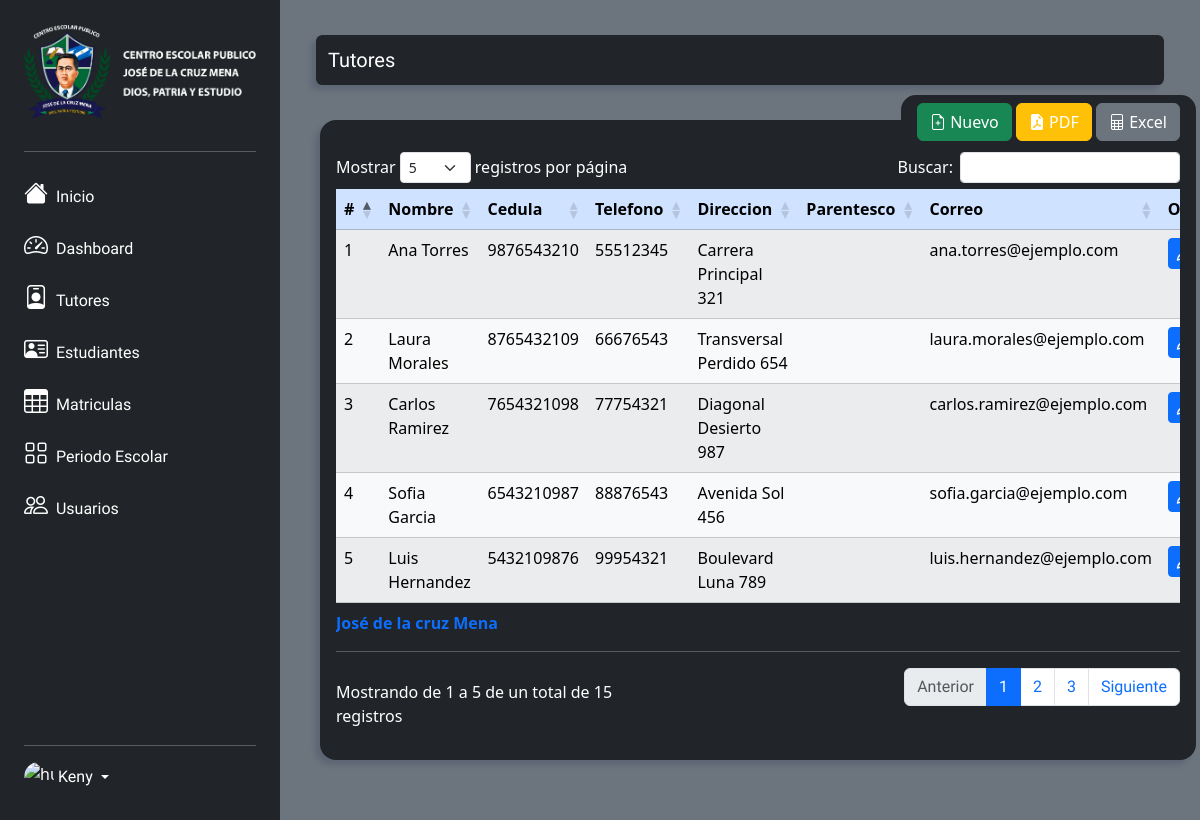
The page /views/tutor.view.php (signed in) on the database its author committed.
### tables this page shows
CREATE TABLE Tutores (
    ID_Tutor INT PRIMARY KEY AUTO_INCREMENT,
    Pri_Nombre VARCHAR(20) NOT NULL,
    Seg_Nombre VARCHAR(20),
    Pri_Apellido VARCHAR(20) NOT NULL,
    Seg_Apellido VARCHAR(20),
    Cedula VARCHAR(25) NOT NULL UNIQUE,
    Telefono INT(8) NOT NULL,
    Direccion VARCHAR(45) NOT NULL,
    Correo_Electronico VARCHAR(255) NOT NULL
);

### models/tutor.model.php (called while the page is built, shortened)
<?php
require_once '../models/conexion.model.php';
class Tutor {
    private $objetoConexion;
    public function __construct() {
        $this->objetoConexion = new Conexion();
    }
    public function read() {
        try {
            $consulta = "CALL sp_read_tutor();";
            return $this->objetoConexion->consultar($consulta);
        } catch (Exception $e) {
            echo "Error en la cansulta: ". $e->getMessage();
            return false;
        }
    }
}
?>

### models/conexion.model.php (called while the page is built, shortened)
<?php
class Conexion{
    private $server;
    private $user;
    private $pwd;
    private $bd;
    function __construct(){
        $this->server = 'localhost';
        $this->user = 'root';
        $this->bd = 'gestion_escolar_jdlcm';
        $this->pwd = '';
    }
    public function conectar(){
        $this->mysqli = new mysqli($this->server,$this->user,$this->pwd,$this->bd);
        if($this->mysqli->connect_errno){
            echo "No se pudo conectar con la base de datos: ".$this->mysqli->connect_error;
            return 0;
        }else{
            return $this->mysqli;
        }
    }
    public function consultar($query){
        $result = mysqli_query($this->conectar(), $query);
        return $result;
    }
}

### template/tables/table.tutor.php (shortened to what this page needs)
<div class="bg-dark rounded-4 Contenedor-List col ">
    <div class="botones">
        <button type="button" class="btn btn-success" data-bs-toggle="modal" data-bs-target="#modal_new_tutor">
            <i class="bi bi-file-earmark-plus"></i>
            Nuevo
        </button>
        <button type="button" class="btn btn-warning" style="color: white">
            <i class="bi bi-file-earmark-pdf-fill"></i>
            PDF
        </button>
        <button type="button" class="btn btn-secondary" style="color: white">
        <i class="bi bi-file-spreadsheet"></i>
            Excel
        </button>
    </div>
    <div class="table-responsive">
        <table id="datatable" class="table table-striped table-responsive table-light table-hover">
            <caption>
                José de la cruz Mena
                <hr class="mt-3 mb-0 mx-0">
            </caption>
            <thead class="m-4 table-primary">
                <tr>
                    <th class="centered ">#</th>
                    <th class="centered">Nombre</th>
                    <th class="centered">Cedula</th>
                    <th class="centered">Telefono</th>
                    <th class="centered">Direccion</th>
                    <th class="centered">Parentesco</th>
                    <th class="centered">Correo</th>
                    <th class="centered">Options</th>
                </tr>
            </thead>
            <tbody>
                <?php
                $objTutor = new Tutor();
                $allTutores = $objTutor->read();
                $numRows = mysqli_num_rows($allTutores);
                for ($i = 0; $i < $numRows; $i++) {
                    $tutor = mysqli_fetch_assoc($allTutores);
                ?>
                    <tr>
                        <td><?= $tutor["ID_Tutor"] ?></td>
                        <td><?= $tutor["Pri_Nombre"] . ' ' . $tutor["Pri_Apellido"] ?></td>
                        <td><?= $tutor["Cedula"] ?></td>
                        <td><?= $tutor["Telefono"] ?></td>
                        <td><?= $tutor["Direccion"] ?></td>
                        <td><?= $tutor["Parentesco"] ?></td>
                        <td><?= $tutor["Correo_Electronico"] ?></td>
                        <td>
                            <button class="btn btn-sm btn-primary edit-button" data-bs-toggle="modal" data-bs-target="#modal_edit_tutor<?= $tutor["ID_Tutor"]; ?>"><i class="fa-solid fa-pencil"></i></button>
                        </td>
                    </tr>
                <?php } ?>
            </tbody>
        </table>
    </div>
</div>

### css/style.matricula.css (style rules this page uses)
caption { color: #0D6EFD !important; font-weight: bold; }
.Contenedor-List { box-shadow: -5px 5px 5px rgba(73, 80, 104, 0.4) !important; width: 73vw !important; margin: 0 3% 0 0; position: absolute; top: 120px; left: 320px; padding: 2rem 1rem; border-radius: 25px; }
hr { color: white; width: 100%; }

### css/style.botones.css (style rules this page uses)
.botones { position: absolute; top: -25px; right: 0px; padding: 0.5rem 1rem; background-color: #212529; border-radius: 15px; }

### rows shown on the page
tutores: ID_Tutor "1", Pri_Nombre "Ana", Pri_Apellido "Torres", Cedula "9876543210", Telefono "55512345", Direccion "Carrera Principal 321", Correo_Electronico "ana.torres@ejemplo.com"
tutores: ID_Tutor "2", Pri_Nombre "Laura", Pri_Apellido "Morales", Cedula "8765432109", Telefono "66676543", Direccion "Transversal Perdido 654", Correo_Electronico "laura.morales@ejemplo.com"
tutores: ID_Tutor "3", Pri_Nombre "Carlos", Pri_Apellido "Ramirez", Cedula "7654321098", Telefono "77754321", Direccion "Diagonal Desierto 987", Correo_Electronico "carlos.ramirez@ejemplo.com"
tutores: ID_Tutor "4", Pri_Nombre "Sofia", Pri_Apellido "Garcia", Cedula "6543210987", Telefono "88876543", Direccion "Avenida Sol 456", Correo_Electronico "sofia.garcia@ejemplo.com"
tutores: ID_Tutor "5", Pri_Nombre "Luis", Pri_Apellido "Hernandez", Cedula "5432109876", Telefono "99954321", Direccion "Boulevard Luna 789", Correo_Electronico "luis.hernandez@ejemplo.com"

### other values the page prints
$_SESSION['usuarioautenticado']['Usuario'] "Keny"
